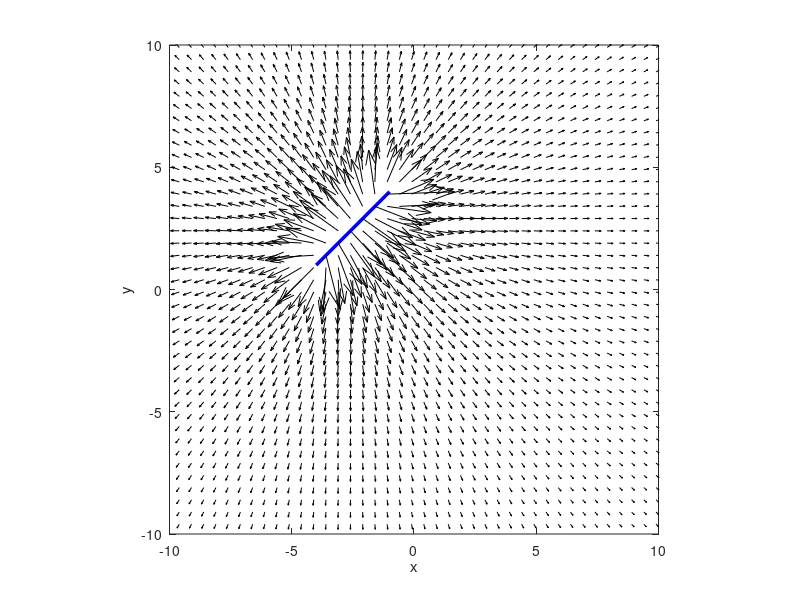

The MATLAB source for this figure: (Note: this script raises an error after producing the figure.)
% this is an example code to produce the right-hand-plot of figure 5

% make a mesh of x and y positions
[xp, yp] = meshgrid([-10.1:.5:10.1], [-10.1:.5:10.1]);
q = 1; % source panel strength density

Xj = [-1 -4]; % start and end points x and y coords
Yj = [4 1];
Xmj = 0.5*(Xj(1) + Xj(2)); % midpoints
Ymj = 0.5*(Yj(1) + Yj(2));
% equation (13)
rij = sqrt((Xmj - xp).^2 + (Ymj - yp).^2);
% equation (14) and (15)
Phi = atan2((Yj(2) - Yj(1)),(Xj(2) - Xj(1)));
beta = atan2((yp - Ymj),(xp - Xmj));
omega = beta - Phi;
% equations (16) and (17)
x0p = rij.*cos(omega);
y0p = rij.*sin(omega);
% equation (11 & 12)
S = sqrt((Xj(2) - Xj(1)).^2 + (Yj(2) - Yj(1)).^2);
a = -S/2;
b = S/2;
% equations (18) and (19)
vprime = (q./(2*pi)).*(atan(((S/2) - x0p)./y0p) - atan((-(S/2) - x0p)./y0p));
uprime = (q./(2*pi)).*((-log((y0p.^2 + ((S.^2)/4) - (S.*x0p) + x0p.^2))./2) ...
    - (-log((y0p.^2 + ((S.^2)/4) + (S.*x0p) + x0p.^2))./2));
% equations (21) and (22)
v = vprime.*cos(Phi) + uprime.*sin(Phi);
u = uprime.*cos(Phi) - vprime.*sin(Phi);

% plot the panel
plot(Xj, Yj, 'b-', 'LineWidth', 2.5)
hold on
% plot the vectors
quiver(xp, yp, u, v, 4, 'k')
daspect([1 1 1])
axis([-10 10 -10 10])
xlabel('x')
ylabel('y')

figure
[u2, v2] = source_panel_field(q, Xj, Yj, xp, yp);
% plot the panel
plot(Xj, Yj, 'b-', 'LineWidth', 2.5)
hold on
% plot the vectors
quiver(xp, yp, u2, v2, 4, 'k')
daspect([1 1 1])
axis([-10 10 -10 10])
xlabel('x')
ylabel('y')

